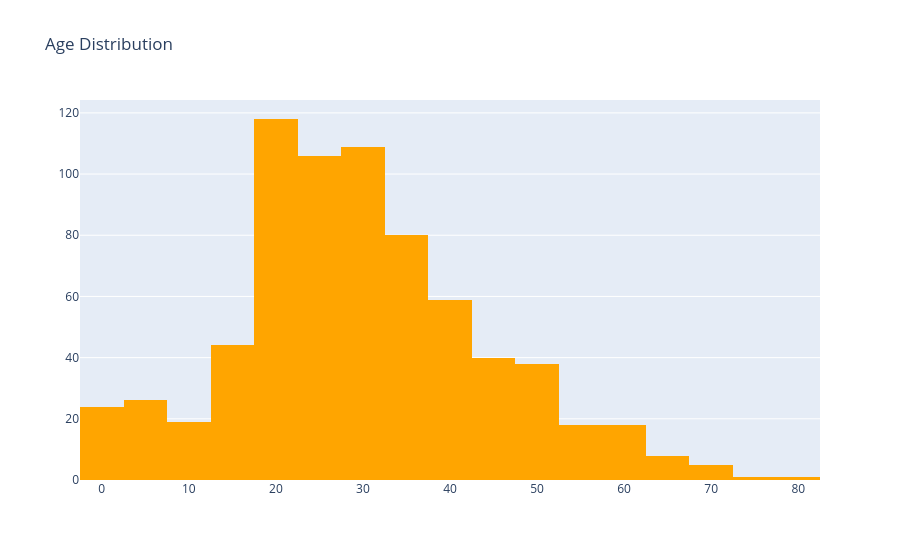

Notebook cell for this chart:
### Code cell
#Visualize histogram
trace = go.Histogram(x = data['Age'],
                     nbinsx=20,
                     marker={'color':'orange'})
#layout define for graph
layout = go.Layout(title="Age Distribution")
#combine the trace with layout to display the figure
fig= go.Figure(data=trace, layout= layout)
fig.show()

### Figure 1 — Plotly figure (JSON) as saved in the notebook; plotly's stock layout.template omitted (floating-point values rounded to 4 significant figures; data arrays with more than 128 entries replaced by an {"elided": "..."} marker saying what was removed)
{"data": [{"marker": {"color": "orange"}, "nbinsx": 20, "type": "histogram", "x": {"elided": "891 float values"}}], "layout": {"title": {"text": "Age Distribution"}}}
